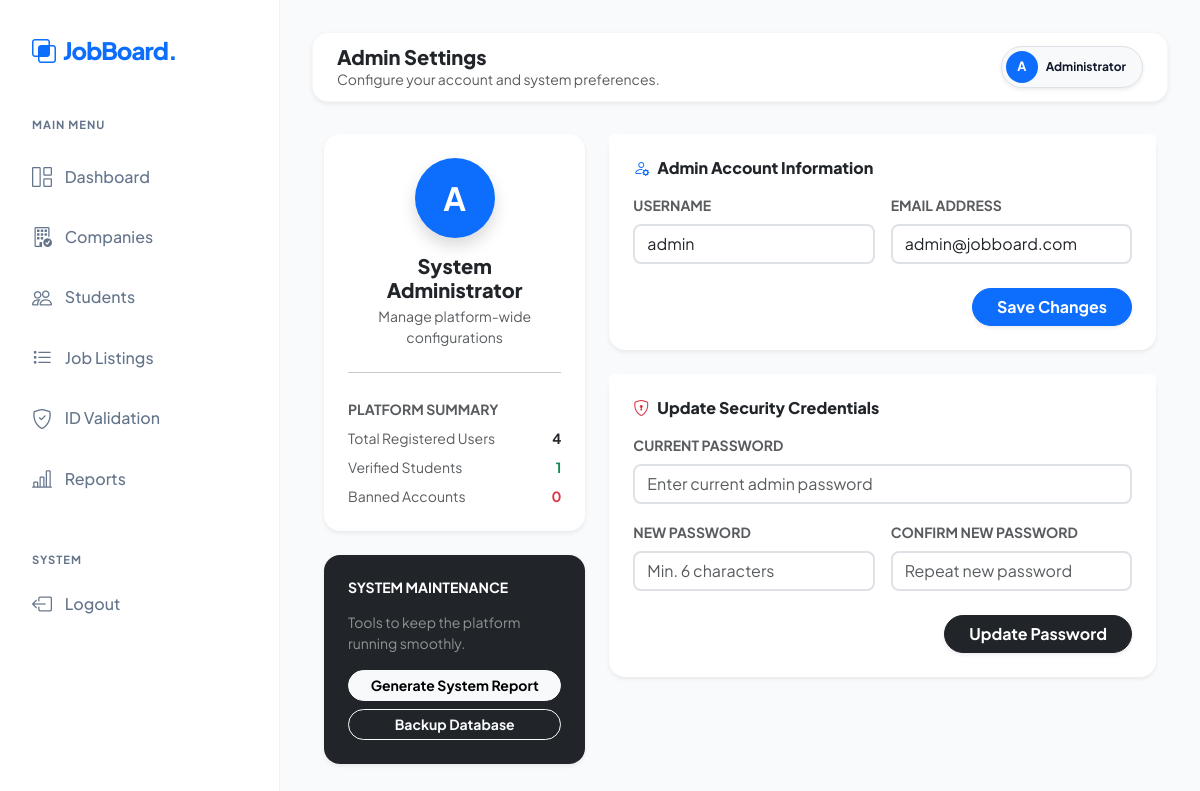
Screenshot of /admin/settings.php (signed in) with the database file from the repository.
### tables this page shows
CREATE TABLE `users` (
  `id` int(11) NOT NULL,
  `username` varchar(100) NOT NULL,
  `email` varchar(150) NOT NULL,
  `password` varchar(255) NOT NULL,
  `role` enum('admin','student','company') NOT NULL,
  `created_at` timestamp NOT NULL DEFAULT current_timestamp(),
  `is_banned` tinyint(1) DEFAULT 0,
  `ban_reason` text DEFAULT NULL
);

### admin/settings.php (the view, shortened to what this page needs)
<?php
require_once '../config/db.php';
$user_id = $_SESSION['user_id'];
$admin = $conn->query("SELECT * FROM users WHERE id = '$user_id'")->fetch_assoc();
$stats = [
    'users' => $conn->query("SELECT COUNT(*) as c FROM users")->fetch_assoc()['c'],
    'banned' => $conn->query("SELECT COUNT(*) as c FROM users WHERE is_banned = 1")->fetch_assoc()['c'],
    'verified_students' => $conn->query("SELECT COUNT(*) as c FROM students WHERE is_verified = 1")->fetch_assoc()['c']
];
include 'components/header.php';
include 'components/sidebar.php';
?>
<div class="main-content">
    <?php include 'components/navbar.php'; ?>
    <div class="container-fluid">
        <div class="row g-4">
            <div class="col-lg-4">
                <div class="card border-0 shadow-sm text-center p-4 mb-4 rounded-4 bg-white">
                    <div class="bg-primary text-white rounded-circle d-flex align-items-center justify-content-center fw-bold mx-auto mb-3 shadow" style="width: 80px; height: 80px; font-size: 2rem;">
                        <?= strtoupper(substr($admin['username'], 0, 1)) ?>
                    </div>
                    <h5 class="fw-800 text-dark mb-1">System Administrator</h5>
                    <p class="text-muted small mb-0">Manage platform-wide configurations</p>
                    <hr class="my-4 opacity-10">
                    <div class="text-start">
                        <label class="small fw-bold text-muted text-uppercase mb-2">Platform Summary</label>
                        <div class="d-flex justify-content-between mb-2">
                            <span class="small text-muted">Total Registered Users</span>
                            <span class="small fw-bold text-dark"><?= $stats['users'] ?></span>
                        </div>
                        <div class="d-flex justify-content-between mb-2">
                            <span class="small text-muted">Verified Students</span>
                            <span class="small fw-bold text-success"><?= $stats['verified_students'] ?></span>
                        </div>
                        <div class="d-flex justify-content-between">
                            <span class="small text-muted">Banned Accounts</span>
                            <span class="small fw-bold text-danger"><?= $stats['banned'] ?></span>
                        </div>
                    </div>
                </div>
                <div class="card border-0 shadow-sm p-4 rounded-4 bg-dark text-white">
                    <h6 class="fw-bold mb-3 small text-uppercase">System Maintenance</h6>
                    <p class="small text-white-50">Tools to keep the platform running smoothly.</p>
                    <div class="d-grid gap-2">
                        <a href="reports.php" class="btn btn-light btn-sm rounded-pill fw-bold">Generate System Report</a>
                        <button type="button" class="btn btn-outline-light btn-sm rounded-pill fw-bold" onclick="alert('Database backup initiated...')">Backup Database</button>
                    </div>
                </div>
            </div>
            <div class="col-lg-8">
                <div class="card border-0 shadow-sm mb-4 rounded-4">
                    <div class="card-header bg-white border-0 py-3 pt-4 px-4">
                        <h6 class="fw-800 text-dark mb-0"><i class="bi bi-person-gear me-2 text-primary"></i>Admin Account Information</h6>
                    </div>
                    <div class="card-body p-4 pt-0">
                        <form method="POST">
                            <div class="row g-3">
                                <div class="col-md-6">
                                    <label class="form-label small fw-bold text-muted text-uppercase">Username</label>
                                    <input type="text" name="username" class="form-control rounded-3 shadow-none border-2" value="<?= htmlspecialchars($admin['username']) ?>" required>
                                </div>
                                <div class="col-md-6">
                                    <label class="form-label small fw-bold text-muted text-uppercase">Email Address</label>
                                    <input type="email" name="email" class="form-control rounded-3 shadow-none border-2" value="<?= htmlspecialchars($admin['email']) ?>" required>
                                </div>
                                <div class="col-12 text-end mt-4">
                                    <button type="submit" name="update_account" class="btn btn-primary px-4 rounded-pill fw-bold shadow-sm">Save Changes</button>
                                </div>
                            </div>
                        </form>
                    </div>
                </div>
                <div class="card border-0 shadow-sm rounded-4">
                    <div class="card-header bg-white border-0 py-3 pt-4 px-4">
                        <h6 class="fw-800 text-dark mb-0"><i class="bi bi-shield-lock me-2 text-danger"></i>Update Security Credentials</h6>
                    </div>
                    <div class="card-body p-4 pt-0">
                        <form method="POST">
                            <div class="row g-3">
                                <div class="col-12">
                                    <label class="form-label small fw-bold text-muted text-uppercase">Current Password</label>
                                    <input type="password" name="current_password" class="form-control rounded-3 shadow-none border-2" placeholder="Enter current admin password" required>
                                </div>
                                <div class="col-md-6">
                                    <label class="form-label small fw-bold text-muted text-uppercase">New Password</label>
                                    <input type="password" name="new_password" class="form-control rounded-3 shadow-none border-2" placeholder="Min. 6 characters" required>
                                </div>
                                <div class="col-md-6">
                                    <label class="form-label small fw-bold text-muted text-uppercase">Confirm New Password</label>
                                    <input type="password" name="confirm_password" class="form-control rounded-3 shadow-none border-2" placeholder="Repeat new password" required>
                                </div>
                                <div class="col-12 text-end mt-4">
                                    <button type="submit" name="change_password" class="btn btn-dark px-4 rounded-pill fw-bold shadow-sm">Update Password</button>
                                </div>
                            </div>
                        </form>
                    </div>
                </div>
            </div>
        </div>
    </div>
</div>
<?php include 'components/footer.php'; ?>

### admin/components/header.php (style rules this page uses)
:root { --sidebar-width: 280px; --primary-color: #0d6efd; --bg-body: #f8fafc; --sidebar-bg: #ffffff; --text-main: #0f172a; --text-muted: #64748b; --glass: rgba(255, 255, 255, 0.95); }
body { background-color: var(--bg-body); font-family: 'Plus Jakarta Sans', sans-serif; color: var(--text-main); overflow-x: hidden; }
.main-content { margin-left: var(--sidebar-width); padding: 2rem; transition: all 0.3s ease; min-height: 100vh; }
.fw-800 { font-weight: 800; }

### admin/components/navbar.php (style rules this page uses)
.fw-800 { font-weight: 800; }

### rows the page displays
users: username "A", username "admin", email "admin@jobboard.com"

### other values shown
$page_title "Admin Settings"
$page_subtitle "Configure your account and system preferences."
$stats['users'] "4"
$stats['verified_students'] "1"
$stats['banned'] "0"
